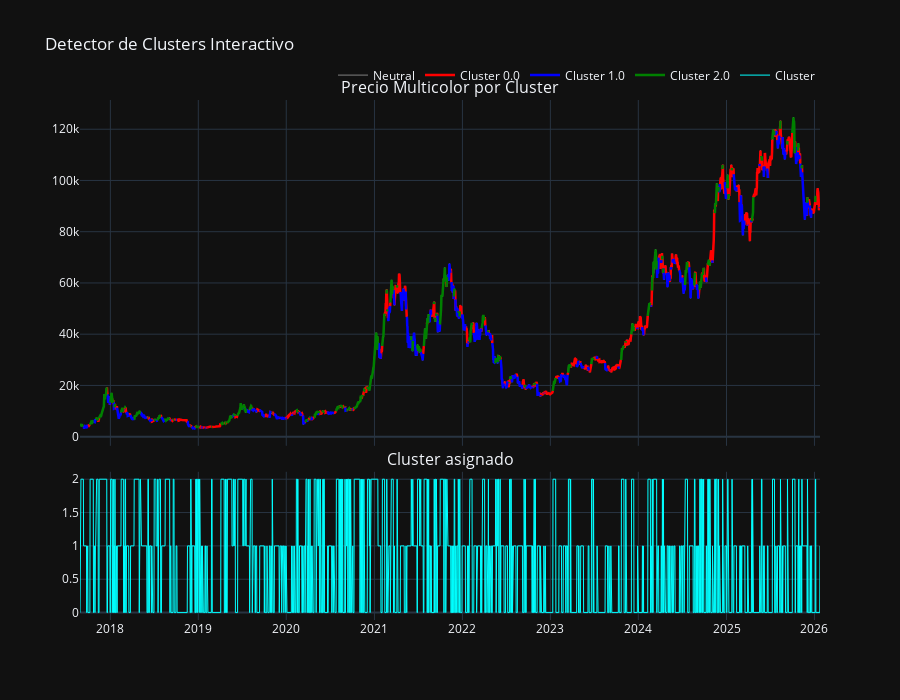

Notebook source saved alongside this figure:
### Code cell
import plotly.graph_objects as go
from plotly.subplots import make_subplots

# --- 1. Base continua (gris) ---
close_neutral = df['Close']

# --- 2. Series por cluster ---
colors = {0.0: "red", 1.0: "blue", 2.0: "green"}
close_cluster = {}

for c in colors.keys():
    # Creamos máscara: el punto actual o el siguiente pertenece al cluster
    mask = (df['cluster'] == c) | (df['cluster'].shift(-1) == c)
    series = df['Close'].copy()
    series[~mask] = np.nan
    close_cluster[c] = series

# --- 3. Crear subplots ---
fig = make_subplots(
    rows=2, cols=1,
    shared_xaxes=True,
    vertical_spacing=0.05,
    row_heights=[0.7, 0.3],
    subplot_titles=("Precio Multicolor por Cluster", "Cluster asignado")
)

# --- Panel superior: Precio ---
# Línea gris base
fig.add_trace(go.Scatter(
    x=df.index, y=close_neutral,
    mode='lines',
    line=dict(color='gray', width=1),
    name='Neutral',
    hoverinfo='skip'
), row=1, col=1)

# Líneas coloreadas por cluster
for c, series in close_cluster.items():
    fig.add_trace(go.Scatter(
        x=df.index, y=series,
        mode='lines',
        line=dict(color=colors[c], width=2.5),
        name=f"Cluster {c}",
        connectgaps=False
    ), row=1, col=1)

# --- Panel inferior: mostrar cluster como línea discreta ---
fig.add_trace(go.Scatter(
    x=df.index, y=df['cluster'],
    mode='lines',
    line=dict(color='cyan', width=1),
    name='Cluster'
), row=2, col=1)

# --- Layout ---
fig.update_layout(
    template='plotly_dark',
    height=700,
    title_text="Detector de Clusters Interactivo",
    hovermode="x unified",
    dragmode='zoom',
    legend=dict(orientation="h", yanchor="bottom", y=1.02, xanchor="right", x=1)
)

fig.update_xaxes(rangeslider_visible=False)

fig.show()

### Figure 1 — Plotly figure (JSON) as saved in the notebook; plotly's stock layout.template omitted (floating-point values rounded to 4 significant figures; data arrays with more than 128 entries replaced by an {"elided": "..."} marker saying what was removed)
{"data": [{"hoverinfo": "skip", "line": {"color": "gray", "width": 1}, "mode": "lines", "name": "Neutral", "type": "scatter", "x": {"elided": "3072 str values"}, "xaxis": "x", "y": {"elided": "3072 float values"}, "yaxis": "y"}, {"connectgaps": false, "line": {"color": "red", "width": 2.5}, "mode": "lines", "name": "Cluster 0.0", "type": "scatter", "x": {"elided": "3072 str values"}, "xaxis": "x", "y": {"elided": "3072 float values"}, "yaxis": "y"}, {"connectgaps": false, "line": {"color": "blue", "width": 2.5}, "mode": "lines", "name": "Cluster 1.0", "type": "scatter", "x": {"elided": "3072 str values"}, "xaxis": "x", "y": {"elided": "3072 float values"}, "yaxis": "y"}, {"connectgaps": false, "line": {"color": "green", "width": 2.5}, "mode": "lines", "name": "Cluster 2.0", "type": "scatter", "x": {"elided": "3072 str values"}, "xaxis": "x", "y": {"elided": "3072 float values"}, "yaxis": "y"}, {"line": {"color": "cyan", "width": 1}, "mode": "lines", "name": "Cluster", "type": "scatter", "x": {"elided": "3072 str values"}, "xaxis": "x2", "y": {"elided": "3072 float values"}, "yaxis": "y2"}], "layout": {"annotations": [{"font": {"size": 16}, "showarrow": false, "text": "Precio Multicolor por Cluster", "x": 0.5, "xanchor": "center", "xref": "paper", "y": 1.0, "yanchor": "bottom", "yref": "paper"}, {"font": {"size": 16}, "showarrow": false, "text": "Cluster asignado", "x": 0.5, "xanchor": "center", "xref": "paper", "y": 0.285, "yanchor": "bottom", "yref": "paper"}], "dragmode": "zoom", "height": 700, "hovermode": "x unified", "legend": {"orientation": "h", "x": 1, "xanchor": "right", "y": 1.02, "yanchor": "bottom"}, "title": {"text": "Detector de Clusters Interactivo"}, "xaxis": {"anchor": "y", "domain": [0, 1], "matches": "x2", "rangeslider": {"visible": false}, "showticklabels": false}, "xaxis2": {"anchor": "y2", "domain": [0, 1], "rangeslider": {"visible": false}}, "yaxis": {"anchor": "x", "domain": [0.335, 1.0]}, "yaxis2": {"anchor": "x2", "domain": [0, 0.285]}}}
